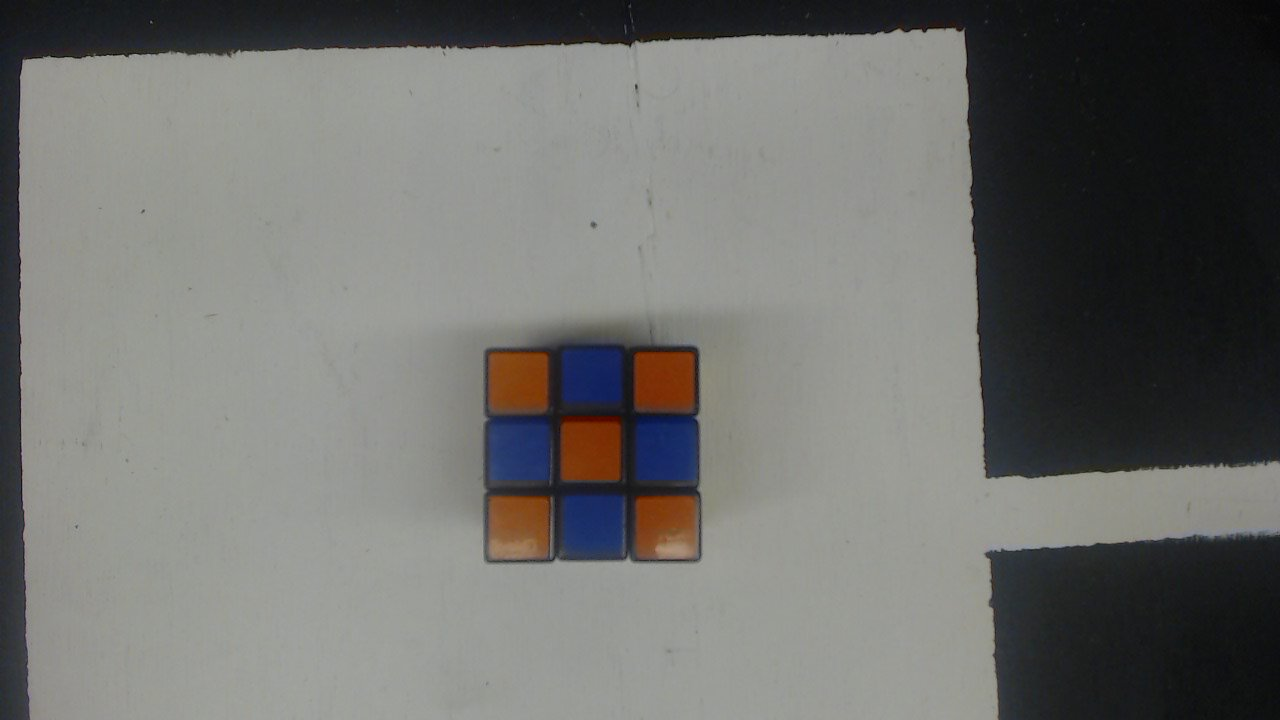
#> input picture ros/ieee2015_vision/src/visual_servoing/2015-04-02-232748.jpg, 1280 x 720 px
$ python -i find_line.py   (imports and definitions only)
#> lines starting #> are read from the running program, lines starting #| are printed output that depends on the picture
#> further down, picture is the input picture: shape (720, 1280, 3); mean B, G, R 109.6, 112.6, 112.2
import cv2
import numpy as np
import math

def find_line(img):
    grayscale = cv2.cvtColor(img, cv2.COLOR_BGR2GRAY)
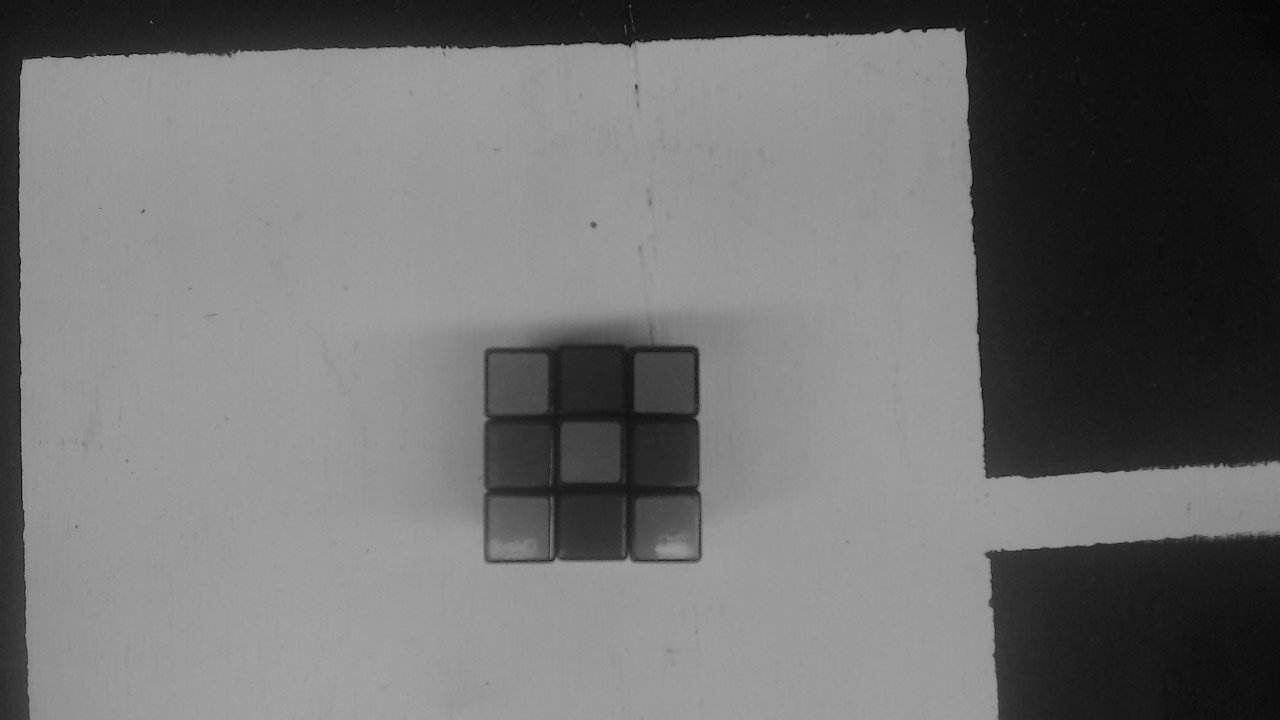
#> grayscale: shape (720, 1280); min 0, max 165, mean 112.1

    edges = cv2.Canny(grayscale,50,150,apertureSize = 3)
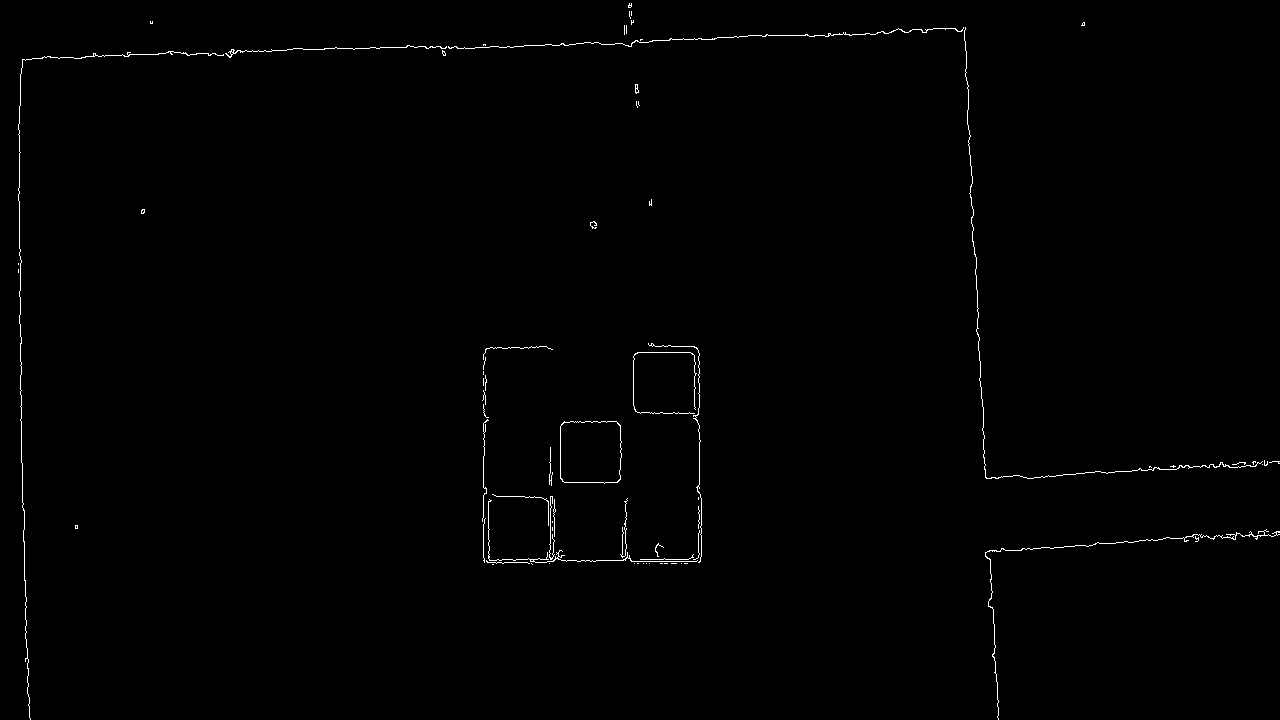
#> edges: shape (720, 1280); 0.59% white in thin lines or dots

    lines = cv2.HoughLines(edges,1,np.pi/180,100)
#> lines = 19 rows, first 8: [-959, 3.09], [-15, 3.12], [63, 1.54], [54, 1.55], [60, 1.54], [619, 1.5], [19, 0], [483, 0]

#> (the run stopped early here; a loop or call above may not have finished)
